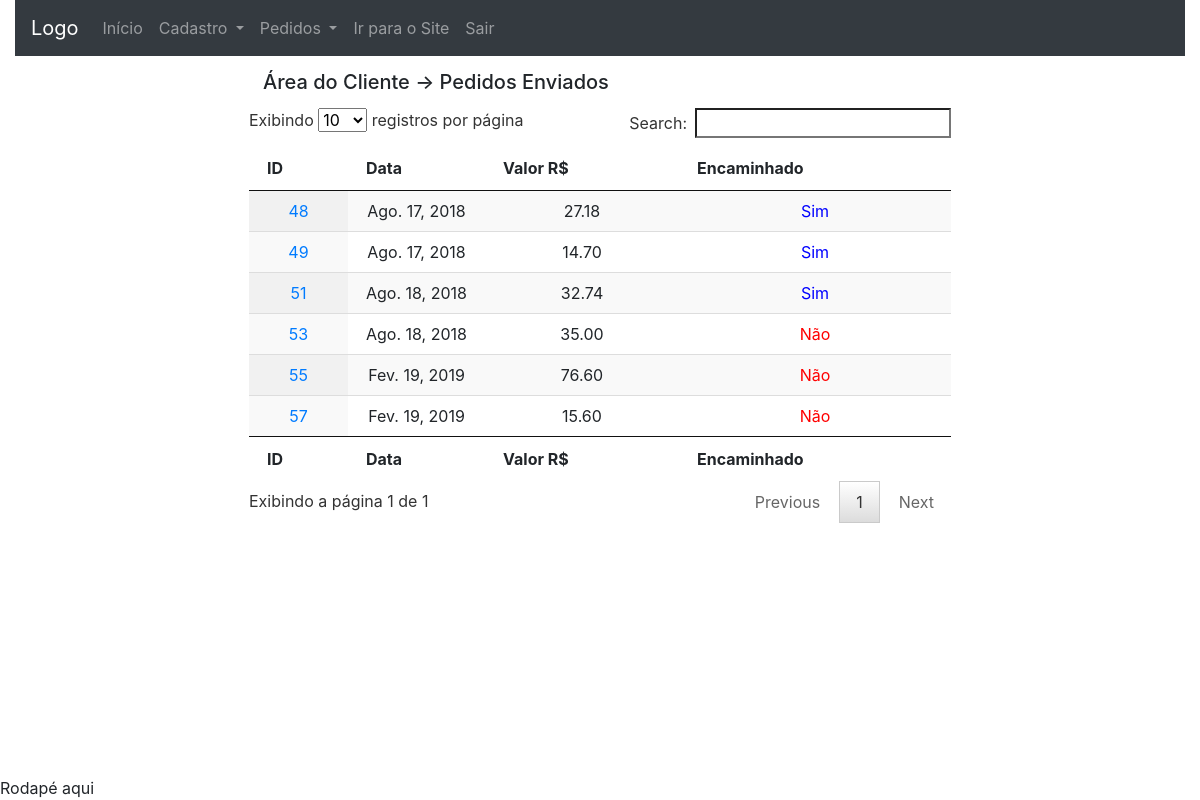
/area_do_cliente/my_orders/ (signed in), run on an earlier commit of the app's database.
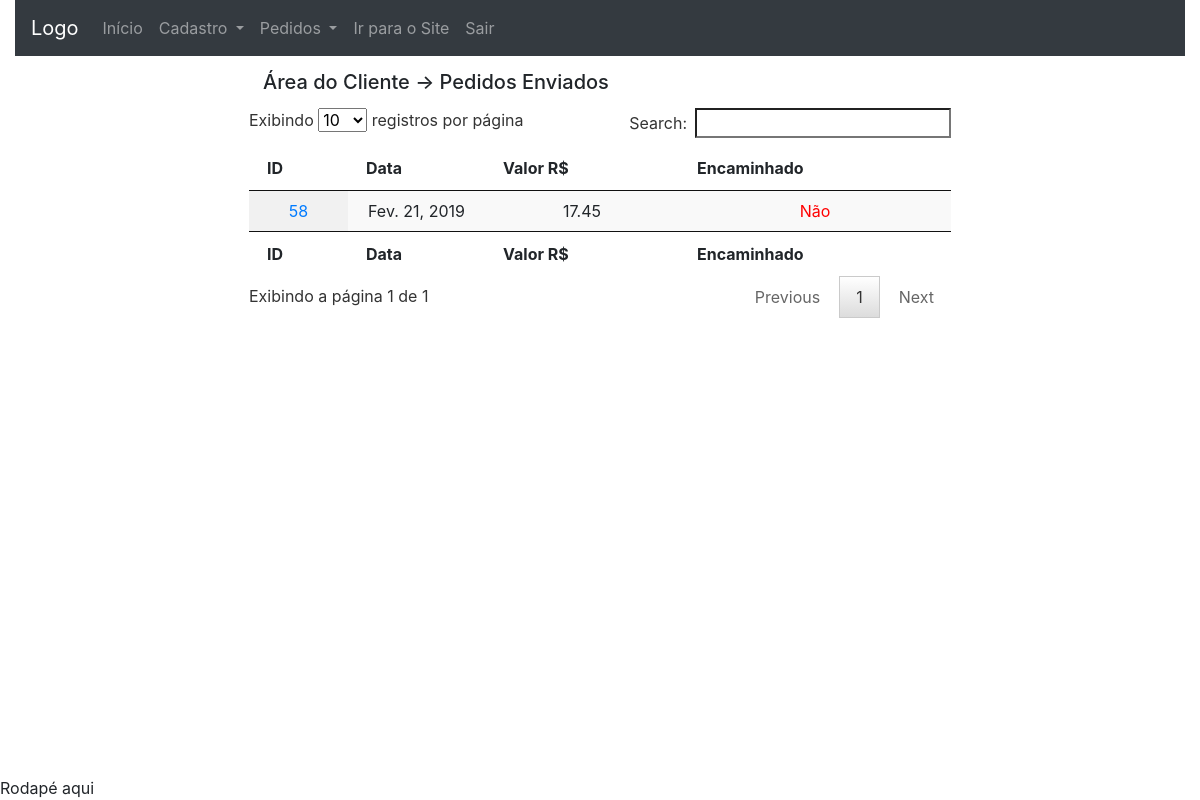
And on a later commit of the database.
### checkout/models.py (models this page shows, shortened)
class Order(models.Model):
	date = models.DateField(default=date.today, editable=False)
	value = models.DecimalField('Valor R$', max_digits=10,
		decimal_places=2, default=0)
	user = models.ForeignKey(User, on_delete=models.CASCADE,
		null=True, blank=True)
	delivery_address_is_the_same = models.BooleanField(
		verbose_name='Entregar no endereço cadastrado',
		default=True,
		blank=True)
	logradouro = models.CharField('Rua/Avenida', max_length=100,
		null=True, blank=True, default='')
	numero = models.CharField('Número', max_length=100,
		null=True, blank=True, default='')
	cep = models.CharField('CEP', max_length=10, null=True,
		blank=True, default='')
	complemento = models.CharField('Complamento', max_length=100,
		null=True, blank=True, default='')
	bairro = models.CharField('Bairro', max_length=100, null=True,
		blank=True, default='')
	cidade = models.CharField('Cidade', max_length=100, null=True,
		blank=True, default='')
	estado = models.CharField('Estado', max_length=100, null=True,
		blank=True, default='')
	transaction_id = models.CharField('ID da transação', max_length=100,
		null=True, blank=True)
	status_order = models.CharField('Status do Pedido', max_length=10,
		choices=STATUS_ORDER, default='A')
	status_pg = models.CharField('Status PagSeguro', max_length=10,
		choices=STATUS_PAGSEGURO, null=True, blank=True)
	sended = models.BooleanField(
		verbose_name='Enviado',
		default=False,
		blank=True)
	forwarded = models.BooleanField(
		verbose_name='Encaminhado',
		default=False,
		blank=True)
	money = models.DecimalField('Dinheiro R$', max_digits=10,
		decimal_places=2, default=0)
	class Meta:
		verbose_name = 'Pedido'
		verbose_name_plural = 'Pedidos'
		ordering = ['date']
	objects = models.Manager() # The default manager.
	orderManager = OrderManager()

### dashboard_client/views.py (the view)
# urls.py: path('my_orders/', views.my_orders,
@login_required
def my_orders(request):
	sended_orders = Order.objects.filter(user__id=request.user.id)
	context = {
		'sended_orders': sended_orders,
	}
	return render(request, 'dashboard_client/my_orders.html',
		context)

### dashboard_client/templatetags/dc_tags.py (called while the page is built)
@register.simple_tag
def forwarded(value):
	if value:
		return "Sim"
	else:
		return "Não"

### dashboard_client/templates/dashboard_client/my_orders.html (shortened to what this page needs)
{% extends 'dashboard_client/base.html' %}
{% load widget_tweaks %}
{% load dc_tags %}
{% block conteudo %}
<div class="panel panel-default table-two-column panel-large">
	{% block dashboard_title %}
	<div class="panel-heading" style="margin: 2%;">
		<h5>Área do Cliente -> Pedidos Enviados </h5>
	</div>
	{% endblock %}
	<div class="panel-body">
		 <table id="table" class="display" cellspacing="0"
		        width="100%">
		    <thead>
		      <tr>
		        <th>ID</th>
		        <th>Data</th>
		        <th>Valor R$</th>
		        <th>Encaminhado</th>
		      </tr>
		    </thead>
		    <tfoot>
		      <tr>
		        <th>ID</th>
		        <th>Data</th>
		        <th>Valor R$</th>
		        <th>Encaminhado</th>
		      </tr>
		    </tfoot>
		    <tbody>
				{% for order in sended_orders %}
				<tr>
					<td style="text-align: center;">
						<a href="{% url 'dashboard_client:order_detail' order.id %}"
						title="Detalhes do pedido">
					  	{{ order.id }}
						</a>
					</td>
					<td style="text-align: center;">
						{{ order.date }}
					</td>
					<td style="text-align: center;">
						{{ order.value }}
					</td>
					<td style="text-align: center;
					{% if order.forwarded %} color: blue
					{% else %}color: red{% endif %}">
						{% forwarded order.forwarded %}
					</td>
				</tr>
				{% endfor %}
		    </tbody>
		  </table>
	</div>
</div>
{% endblock %}

What changed in the data, as far as the page shows it:
removed Order: id "48", date "Ago. 17, 2018", value "27.18", forwarded "Sim"
removed Order: id "49", date "Ago. 17, 2018", value "14.70", forwarded "Sim"
removed Order: id "51", date "Ago. 18, 2018", value "32.74", forwarded "Sim"
removed Order: id "53", date "Ago. 18, 2018", value "35.00", forwarded "Não"
removed Order: id "55", date "Fev. 19, 2019", value "76.60", forwarded "Não"
removed Order: id "57", date "Fev. 19, 2019", value "15.60", forwarded "Não"
added Order: id "58", date "Fev. 21, 2019", value "17.45", forwarded "Não"
